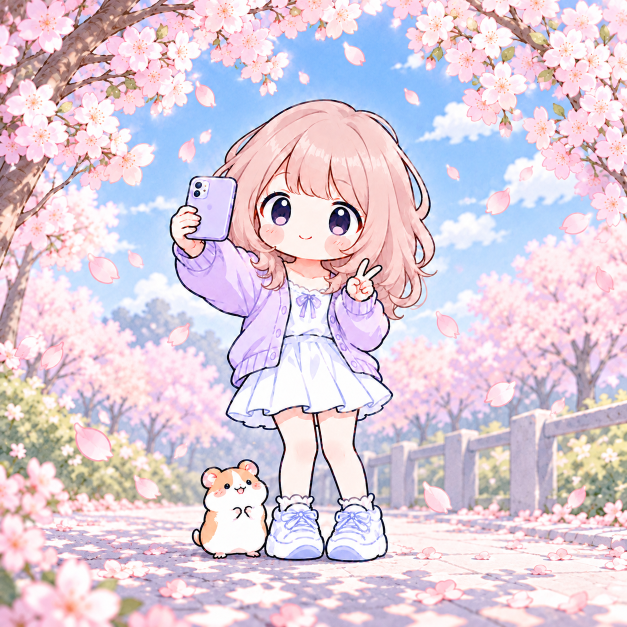
#> input picture weather-unit-main/characters/spring_activity_square_source.png, 1254 x 1254 px (shown at 1/2 size)
$ python -i make_outfit_sets.py   (imports and definitions only)
#> lines starting #> are read from the running program, lines starting #| are printed output that depends on the picture; after the words box and inside, x2 and y2 are one past the last pixel; in counts of white or black regions, pixels touching at a corner belong together
#> further down, picture is the input picture: PIL image 1254x1254 RGB; mean R, G, B 220.6, 204.8, 218.5
"""착장 세트 그림(Gemini) → 배경 제거 · 340 카드 · MP4 · GIF → 연결표 다시 만들기.

  py make_outfit_sets.py --prompts   ../착장세트_원본/착장세트_요청문.md 를 세트 목록(outfit_sets.py)에서 새로 만든다
  py make_outfit_sets.py             ../착장세트_원본/ 의 그림을 처리
       sheet_<f|m>_<season>.png = 한 장에 여러 명 → 윗줄 왼→오, 다음 줄 왼→오 순서로 잘라 요청문 순서대로 붙인다
       <세트 key>.png           = 한 벌씩 따로 만든 그림 (sheet보다 우선)
  출력 = ../착장세트_20261014/ (<key>_source.png 투명 · outfit_<key>_340_poster.png · .mp4 · .gif) → build_map.py 자동 실행

흰 배경 제거 = 그림 가장자리에서 이어진 흰색만 지운다(흰 티셔츠는 남음).
"""
import shutil, subprocess, sys
from collections import deque
from pathlib import Path
import numpy as np
from PIL import Image, ImageFilter

HERE = Path(__file__).resolve().parent
WORK = HERE.parent
RAW = WORK / "착장세트_원본"
OUT = WORK / "착장세트_20261014"
FINAL = WORK / "최종_4계절_추천복장_20261013"
MALE_BASE = WORK / "남성캐릭터_기본_20261014" / "male_base_source.png"
sys.path.insert(0, str(HERE))
from outfit_sets import SETS, SEASON_KO, OCC_KO, new_sets  # noqa: E402


def cutout(im):
    a = np.asarray(im.convert("RGB")).astype(int)
    light = (a.min(2) > 225) & (a.max(2) - a.min(2) < 18)
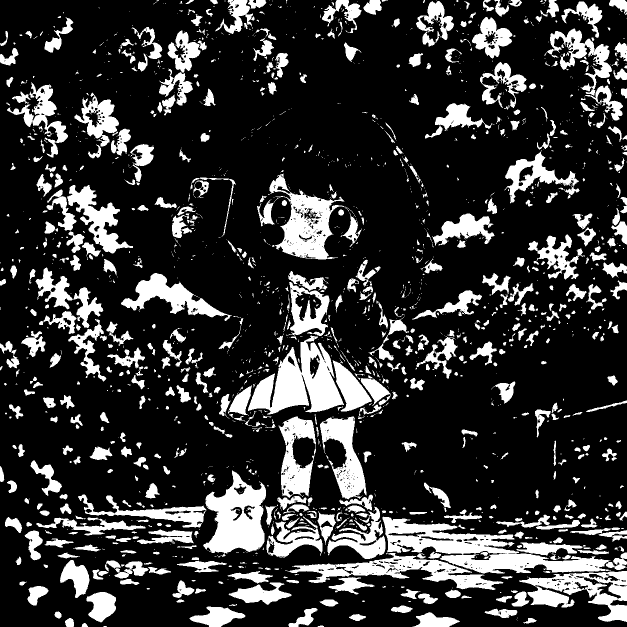
#> light: shape (1254, 1254) bool (shown at 1/2 size); 20.7% white; 1833 white regions (1143 under 20 px), largest, box (x1, y1, x2, y2) and area: (765, 1033, 1222, 1147) 18751, (496, 671, 688, 829) 15047, (406, 941, 532, 1114) 12455
    h, w = light.shape
#> h = 1254; w = 1254
    bg = np.zeros((h, w), bool)
    q = deque((y, x) for x in range(w) for y in (0, h - 1) if light[y, x])
    q.extend((y, x) for y in range(h) for x in (0, w - 1) if light[y, x])
    for y, x in q: bg[y, x] = True
#> this loop made 857 passes
#> (y, x) on passes 1 to 3: (1253, 133), (1253, 134), (1253, 135)
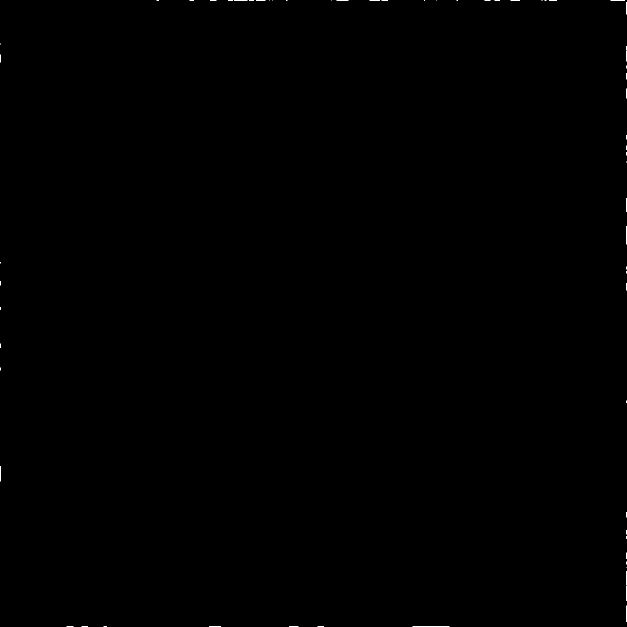
#> bg: shape (1254, 1254) bool (shown at 1/2 size); 0.05% white in thin lines or dots
    while q:
        y, x = q.popleft()
        for ny, nx in ((y + 1, x), (y - 1, x), (y, x + 1), (y, x - 1)):
            if 0 <= ny < h and 0 <= nx < w and light[ny, nx] and not bg[ny, nx]:
                bg[ny, nx] = True; q.append((ny, nx))
#> this loop made 27219 passes
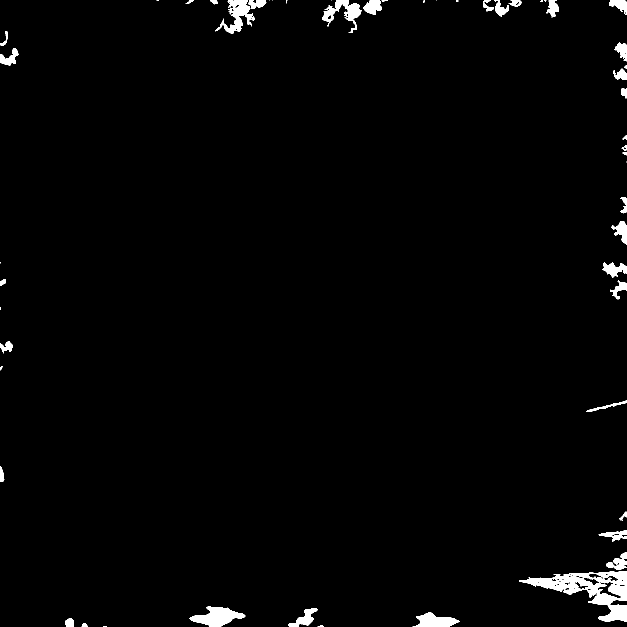
#> bg: shape (1254, 1254) bool (shown at 1/2 size); 1.7% white; 54 white regions (14 under 20 px), largest, box (x1, y1, x2, y2) and area: (1038, 1142, 1254, 1244) 7787, (379, 1213, 491, 1254) 2490, (430, 0, 509, 68) 2037
    alpha = np.where(bg, 0, 255).astype(np.uint8)
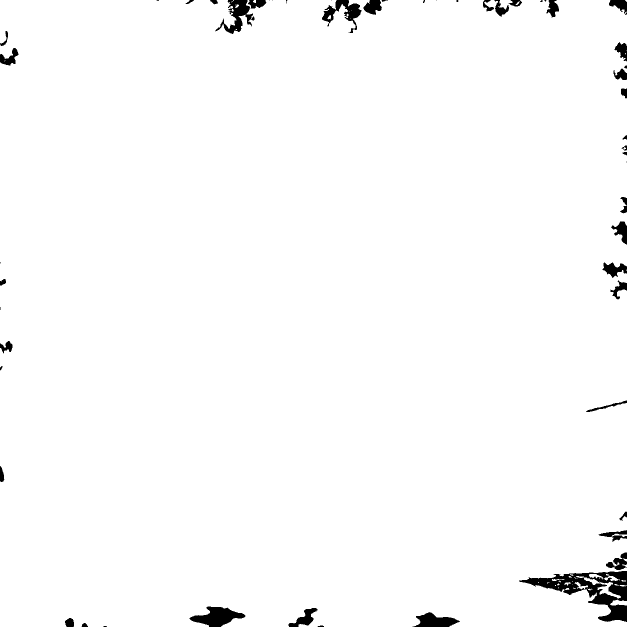
#> alpha: shape (1254, 1254) (shown at 1/2 size); 98.3% white; 54 black regions (14 under 20 px), largest, box (x1, y1, x2, y2) and area: (1038, 1142, 1254, 1244) 7787, (379, 1213, 491, 1254) 2490, (430, 0, 509, 68) 2037
    alpha = np.minimum(alpha, np.asarray(Image.fromarray(alpha).filter(ImageFilter.GaussianBlur(0.8))))
    return Image.fromarray(np.dstack([a.astype(np.uint8), alpha]), "RGBA"), bg


# [97 lines left out: functions split_sheet, keep_main, split_grid, poster, video, not called in this run]


ATTACH = {("F", s): FINAL / f"{s}_source.png" for s in SEASON_KO}
# [1 line not run here, left out]
# 겨울 원본은 햄스터 모자로 머리 윗부분이 가려짐 → 모자 없는 하프코트 그림(M28)을 첨부
ATTACH[("F", "winter")] = WORK / "추가착장_4계절_20261014" / "winter_halfcoat_source.png"


# [138 lines left out: functions write_prompts, prompt_text, write_prompt_page, main, not called in this run]


# [2 lines not run here, left out]

>>> from PIL import Image
>>> picture = Image.open('../../characters/spring_activity_square_source.png')
>>> result = cutout(picture)
